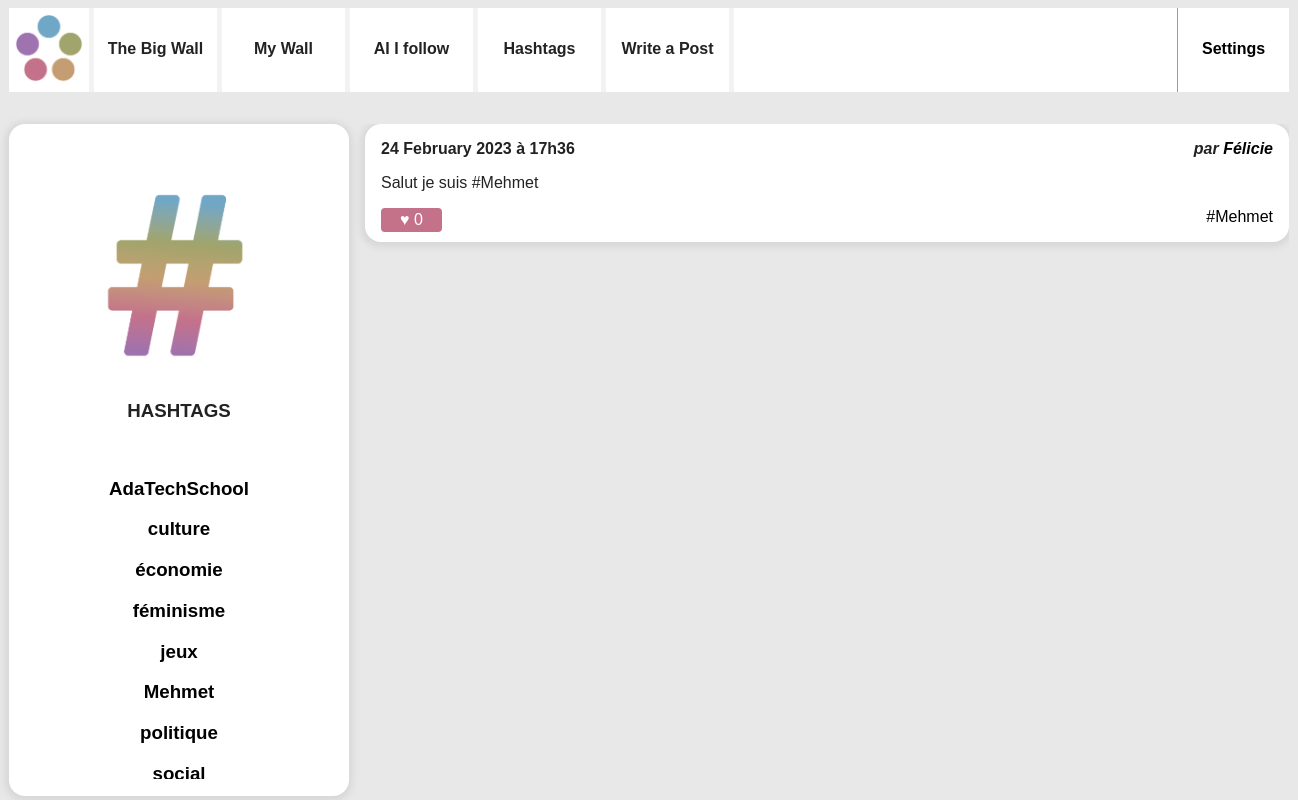
The app's page /tags.php?tag_id=11 (signed in), older data.
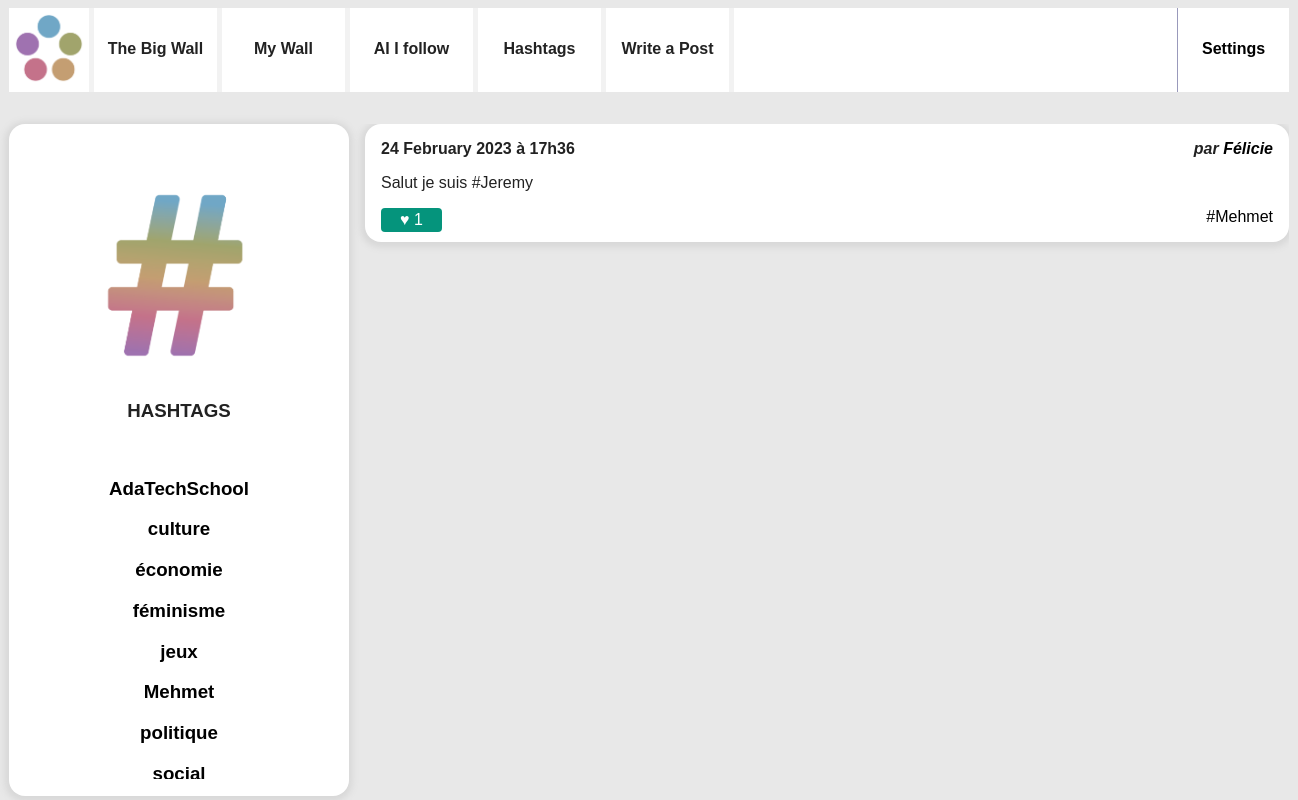
The same page, newer data.
### tables this page shows
CREATE TABLE `tags` (
  `id` int UNSIGNED NOT NULL,
  `label` varchar(255) NOT NULL
);

CREATE TABLE `posts` (
  `id` int UNSIGNED NOT NULL,
  `user_id` int UNSIGNED NOT NULL,
  `content` text NOT NULL,
  `created` datetime NOT NULL,
  `parent_id` int UNSIGNED DEFAULT NULL
);

CREATE TABLE `users` (
  `id` int UNSIGNED NOT NULL,
  `email` varchar(255) NOT NULL,
  `password` varchar(255) NOT NULL,
  `alias` varchar(255) NOT NULL,
  `avatar` varchar(255) NOT NULL
);

### tags.php (the view, shortened to what this page needs)
<!doctype html>
<?php
include 'composants/header.php';
?>
<div id="wrapper">
    <?php
    $tagId = intval($_GET['tag_id']);
    ?>
    <?php
    include 'composants/callsql.php';
    ?>
    <aside>
        <img src="./img/hashtaggoodcolor-09.png" alt="Portrait de l'utilisatrice" />
        <section>
            <h3>HASHTAGS</h3> <br>
            <article id="taglist">
                <?php
                $laQuestionEnSql = "SELECT * FROM `tags` LIMIT 50";
                $lesInformations = $mysqli->query($laQuestionEnSql);
                while ($tag = $lesInformations->fetch_assoc()) {
                ?>
                    <h3><a href="tags.php?tag_id=<?php echo $tag['id'] ?>"><?php echo $tag['label'] ?></a></h3>
                <?php } ?>
            </article>
        </section>
    </aside>
    <main>
        <?php
        $laQuestionEnSql = "
                    SELECT posts.content,
                    posts.id as post_id,
                    users.id as user_id,
                    posts.created,
                    users.alias as author_name,
                    count(DISTINCT likes.id) as like_number,
                    GROUP_CONCAT(DISTINCT tags.label) AS taglist
                    FROM posts_tags as filter
                    JOIN posts ON posts.id=filter.post_id
                    JOIN users ON users.id=posts.user_id
                    LEFT JOIN posts_tags ON posts.id = posts_tags.post_id
                    LEFT JOIN tags       ON posts_tags.tag_id  = tags.id
                    LEFT JOIN likes      ON likes.post_id  = posts.id
                    WHERE filter.tag_id = '$tagId'
                    GROUP BY posts.id
                    ORDER BY posts.created DESC
                    ";
        $lesInformations = $mysqli->query($laQuestionEnSql);
        while ($post = $lesInformations->fetch_assoc()) {
        ?>
            <article>
                <h3>
                    <time datetime='<?php echo $post['created'] ?>'><?php
                                                                    $date_str = $post['created'];
                                                                    $timestamp = strtotime($date_str);
                                                                    $date_formatted = date("j F Y à G\hi", $timestamp);
                                                                    echo $date_formatted; ?></time>
                </h3>
                <address>par <a href="wall.php?user_id=<?php echo $post['id'] ?>"><?php echo $post['author_name'] ?></a></address>
                <div>
                    <p><?php echo $post['content'] ?></p>
                </div>
                <footer>
                    <small>
                        <?php
                        include("composants/addlikecolor.php")
                        ?>
                    </small>
                    <?php
                    $tags = explode(",", $post['taglist']);
                    foreach ($tags as $value) {
                    ?>
                        <a href="tags.php?tag_id=<?php echo $tagId ?>"><?php echo "#" . $value ?></a>
                    <?php
                    }
                    ?>
                </footer>
            </article>
        <?php } ?>
    </main>
</div>
</body>
</html>

### composants/header.php (shortened to what this page needs)
<html lang="fr">
<head>
    <link rel="stylesheet" href="style.css" />
</head>
<body>
    <header>
        <a href="admin.php" alt="Logo de notre réseau social"><img src="./img/logo-07.png" alt="Logo de notre réseau social" /></a>
        <nav id="menu">
            <a href="news.php">The Big Wall</a>
            <a href="wall.php">My Wall</a>
            <a href="feed.php">AI I follow</a>
            <a href="tags.php">Hashtags</a>
            <a href="usurpedpost.php">Write a Post</a>
        </nav>
        <nav id="user">
            <a href="#">Settings</a>
        </nav>
    </header>

### composants/addlikecolor.php (shortened to what this page needs)
<?php
$liked = false;
if (isset($_SESSION['connected_id'])) {
    $session_id = $_SESSION['connected_id'];
    $sql2 = "SELECT * FROM likes WHERE user_id=$session_id AND post_id={$post['post_id']}";
    $result2 = $mysqli->query($sql2);
    if (mysqli_num_rows($result2) > 0) {
        $liked = true;
    }
}
?>
<form method="post">
    <input class="<?php echo $liked ? 'unlikebutton' : 'likebutton' ?>" type='submit' value="♥ <?php echo $post['like_number'] ?>">
</form>

### style.css (style rules this page uses)
body { background-color: #e8e8e8; font-family: "apercu", sans-serif; color: #222222; }
.unlikebutton { background-color: #05947c; border: none; color: #FFFFFF; padding: 3px 19px; text-align: center; text-decoration: none; display: inline-block; font-size: 16px; border-radius: 4px; }
a { text-decoration: none; color:black; }
body>header { background-color: #fff; display:flex; width:80em; margin:0 auto 2em auto; padding:0; font-weight: 900; }
body>header img { height:5em; }
body>header #menu { display:flex; width:50%; align-items: stretch; border-left: 5px solid #F2F2F2F2; }
body>header #menu a { flex:1; text-align: center; color: #222222; font-size: 1em; padding-top:2em; border-right: 5px solid #F2F2F2F2; }
body>header #user { margin-left: auto; flex:0.2; border-left: 1px solid #99b; }
body>header #user>a { display:block; text-align: center; padding:2em 0; width:100%; }
#wrapper { display:flex; width:80em; height: 30em; margin:0 auto 2em auto; }
#wrapper aside { background-color: #fff; flex:1; padding:1em; border-radius: 1em; text-align: center; box-shadow: -0.5px 1.5px 6px 4px #d8d8d8; height: 80vh; overflow-y: scroll; }
#wrapper aside img { display: block; width:70%; margin:auto; margin-top: 2vw; }
#taglist { overflow-y: scroll; height: 40vh; }
#wrapper main { flex:3; padding-left:1em; height: 80vh; overflow-y: scroll; }
#wrapper main article { background-color: #fff; padding:1em; margin-bottom: 1em ; border-radius: 1em; box-shadow: -0.5px 1.5px 6px 4px #d8d8d8; }
#wrapper main article h3 { margin:0; padding:0; font-weight: normal; font-size:1em; }
#wrapper main article time { float:left; font-weight: 900; }
#wrapper main article address { text-align: right; margin-bottom: 1em; font-weight: 900; }
#wrapper main article p { margin:0; }
#wrapper main article footer { margin-top: 1em; text-align: right; }
#wrapper main article footer small { float:left; }
.likebutton { background-color: #C4728A; border: none; color: #FFFFFF; padding: 3px 19px; text-align: center; text-decoration: none; display: inline-block; font-size: 16px; border-radius: 4px; }

Row changes from the older to the newer data that the page shows:
changed posts "Félicie": content "Salut je suis #Mehmet" → "Salut je suis #Jeremy"; value "♥ 0" → "♥ 1"
